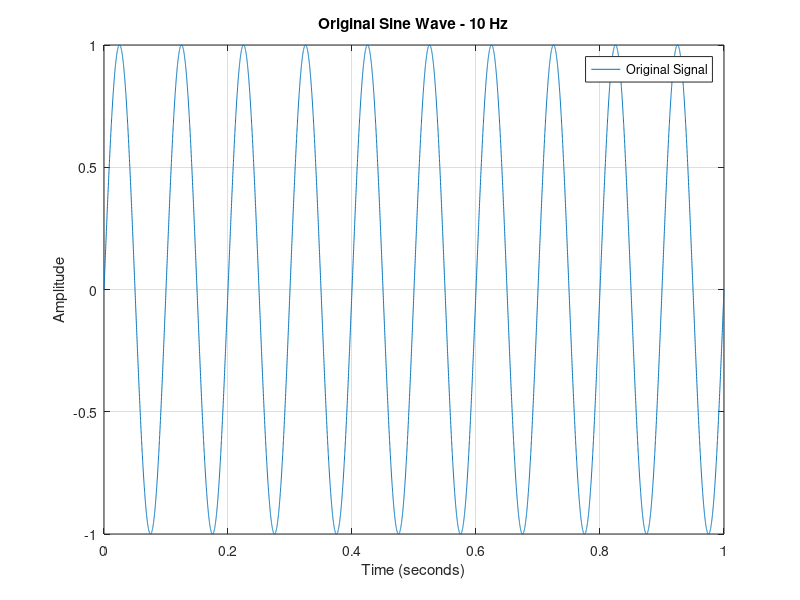
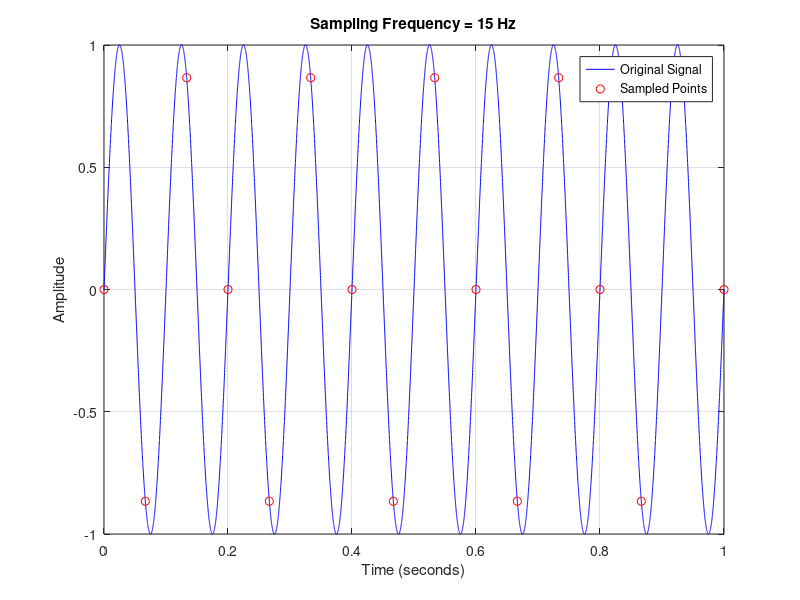
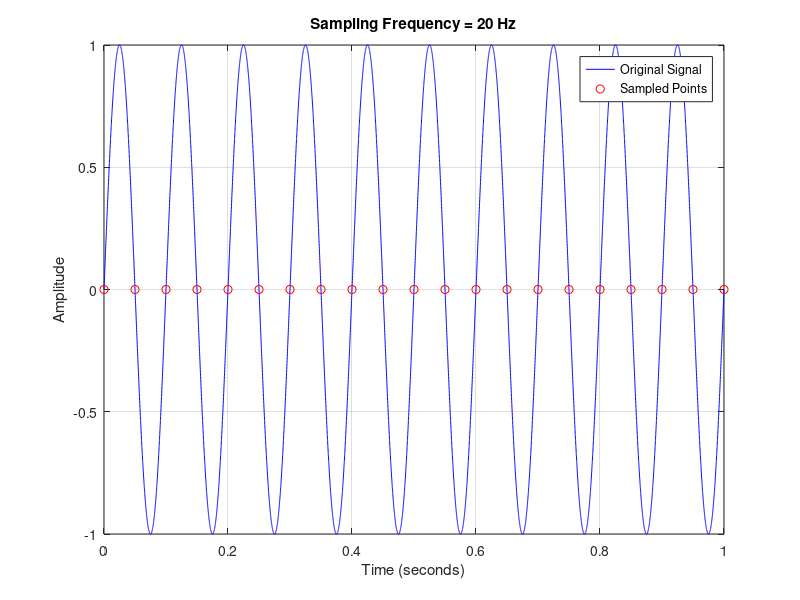
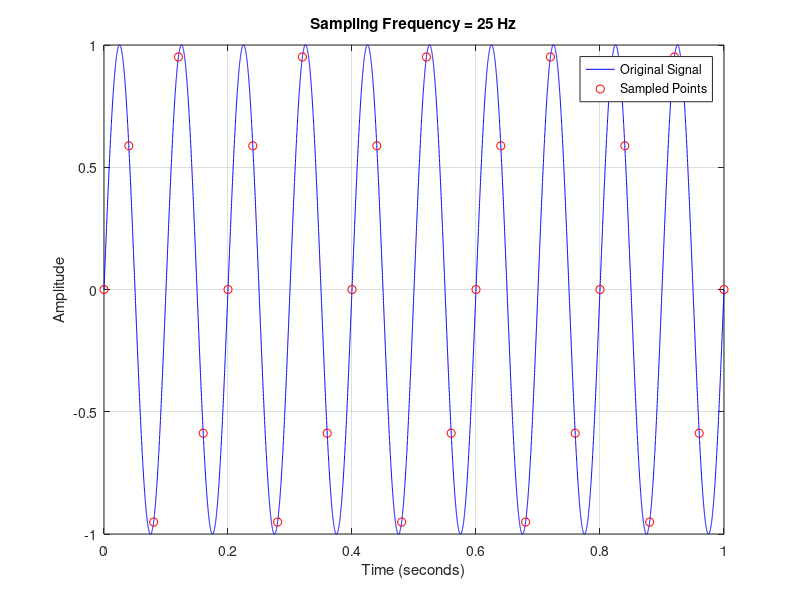

Here is the MATLAB script that generated these plots, in order:

% Lecture 02 - Sampling and Aliasing
% Task 1: Create the Original Signal

clc;
clear;
close all;

% Signal parameters
A = 1;
f = 10;
duration = 1;

% Create time vector
t = 0:0.0001:duration;

% Generate original signal
original_signal = A * sin(2*pi*f*t);

% Plot original signal
figure;
plot(t, original_signal);
title('Original Sine Wave - 10 Hz');
xlabel('Time (seconds)');
ylabel('Amplitude');
grid on;
legend('Original Signal');

% Save figure
exportgraphics(gcf, 'original_signal.png');


% Task 2: Different Sampling Frequencies

% Sampling frequencies
fs_values = [15 20 25 50 100];

% Create a new figure
figure;

for i = 1:length(fs_values)

    % Current sampling frequency
    fs = fs_values(i);

    % Sampling period
    Ts = 1/fs;

    % Sample time points
    ts = 0:Ts:duration;

    % Generate sampled signal
    sampled_signal = A * sin(2*pi*f*ts);

    % Create subplot
    subplot(5,1,i);

    % Plot original signal
    plot(t, original_signal, 'b');
    hold on;

    % Plot sampled points
    plot(ts, sampled_signal, 'ro');

    title(['Sampling Frequency = ' num2str(fs) ' Hz']);
    xlabel('Time (seconds)');
    ylabel('Amplitude');
    legend('Original Signal', 'Sampled Points');
    grid on;

    hold off;
end


% Save each sampling frequency as a separate PNG

fs_values = [15 20 25 50 100];

% Get the folder containing this MATLAB script
folder = fileparts(mfilename('fullpath'));

for i = 1:length(fs_values)

    fs = fs_values(i);
    Ts = 1/fs;
    ts = 0:Ts:duration;

    sampled_signal = A * sin(2*pi*f*ts);

    % Create a separate figure
    fig = figure;

    % Original signal
    plot(t, original_signal, 'b');
    hold on;

    % Sampled points
    plot(ts, sampled_signal, 'ro');

    title(['Sampling Frequency = ' num2str(fs) ' Hz']);
    xlabel('Time (seconds)');
    ylabel('Amplitude');
    legend('Original Signal', 'Sampled Points');
    grid on;

    % Save PNG file
    filename = ['sampling_' num2str(fs) 'Hz.png'];
    exportgraphics(fig, fullfile(folder, filename));

    close(fig);
end

disp('All five sampling figures saved successfully!');
